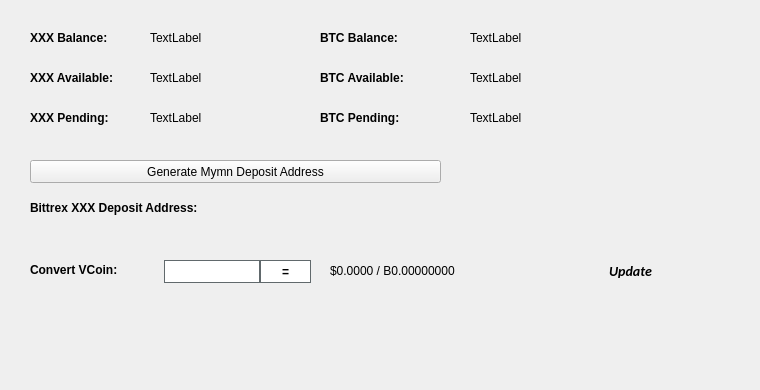
   <widget class="QWidget" name="BalanceTab">
    <attribute name="title">
     <string>Balance</string>
    </attribute>
    <widget class="QLabel" name="BitcoinBalanceLabel">
     <property name="geometry">
      <rect>
       <x>470</x>
       <y>30</y>
       <width>150</width>
       <height>16</height>
      </rect>
     </property>
     <property name="text">
      <string>TextLabel</string>
     </property>
    </widget>
    <widget class="QLabel" name="XXXBalanceLabel">
     <property name="geometry">
      <rect>
       <x>150</x>
       <y>30</y>
       <width>150</width>
       <height>16</height>
      </rect>
     </property>
     <property name="text">
      <string>TextLabel</string>
     </property>
    </widget>
    <widget class="QLabel" name="label_11">
     <property name="geometry">
      <rect>
       <x>30</x>
       <y>30</y>
       <width>101</width>
       <height>16</height>
      </rect>
     </property>
     <property name="font">
      <font>
       <weight>75</weight>
       <bold>true</bold>
      </font>
     </property>
     <property name="text">
      <string>XXX Balance:</string>
     </property>
    </widget>
    <widget class="QLabel" name="label_12">
     <property name="geometry">
      <rect>
       <x>320</x>
       <y>30</y>
       <width>101</width>
       <height>16</height>
      </rect>
     </property>
     <property name="font">
      <font>
       <weight>75</weight>
       <bold>true</bold>
      </font>
     </property>
     <property name="text">
      <string>BTC Balance:</string>
     </property>
    </widget>
    <widget class="QLabel" name="XXXAvailableLabel_2">
     <property name="geometry">
      <rect>
       <x>150</x>
       <y>70</y>
       <width>150</width>
       <height>16</height>
      </rect>
     </property>
     <property name="text">
      <string>TextLabel</string>
     </property>
    </widget>
    <widget class="QLabel" name="label_13">
     <property name="geometry">
      <rect>
       <x>30</x>
       <y>70</y>
       <width>111</width>
       <height>16</height>
      </rect>
     </property>
     <property name="font">
      <font>
       <weight>75</weight>
       <bold>true</bold>
      </font>
     </property>
     <property name="text">
      <string>XXX Available:</string>
     </property>
    </widget>
    <widget class="QLabel" name="label_14">
     <property name="geometry">
      <rect>
       <x>30</x>
       <y>110</y>
       <width>101</width>
       <height>16</height>
      </rect>
     </property>
     <property name="font">
      <font>
       <weight>75</weight>
       <bold>true</bold>
      </font>
     </property>
     <property name="text">
      <string>XXX Pending:</string>
     </property>
    </widget>
    <widget class="QLabel" name="XXXPendingLabel">
     <property name="geometry">
      <rect>
       <x>150</x>
       <y>110</y>
       <width>150</width>
       <height>16</height>
      </rect>
     </property>
     <property name="text">
      <string>TextLabel</string>
     </property>
    </widget>
    <widget class="QLabel" name="label_15">
     <property name="geometry">
      <rect>
       <x>320</x>
       <y>70</y>
       <width>111</width>
       <height>16</height>
      </rect>
     </property>
     <property name="font">
      <font>
       <weight>75</weight>
       <bold>true</bold>
      </font>
     </property>
     <property name="text">
      <string>BTC Available:</string>
     </property>
    </widget>
    <widget class="QLabel" name="BitcoinAvailableLabel">
     <property name="geometry">
      <rect>
       <x>470</x>
       <y>70</y>
       <width>150</width>
       <height>16</height>
      </rect>
     </property>
     <property name="text">
      <string>TextLabel</string>
     </property>
    </widget>
    <widget class="QLabel" name="label_31">
     <property name="geometry">
      <rect>
       <x>320</x>
       <y>110</y>
       <width>111</width>
       <height>16</height>
      </rect>
     </property>
     <property name="font">
      <font>
       <weight>75</weight>
       <bold>true</bold>
      </font>
     </property>
     <property name="text">
      <string>BTC Pending:</string>
     </property>
    </widget>
    <widget class="QLabel" name="BitcoinPendingLabel">
     <property name="geometry">
      <rect>
       <x>470</x>
       <y>110</y>
       <width>150</width>
       <height>16</height>
      </rect>
     </property>
     <property name="text">
      <string>TextLabel</string>
     </property>
    </widget>
    <widget class="QLabel" name="label_33">
     <property name="geometry">
      <rect>
       <x>30</x>
       <y>200</y>
       <width>221</width>
       <height>16</height>
      </rect>
     </property>
     <property name="font">
      <font>
       <weight>75</weight>
       <bold>true</bold>
      </font>
     </property>
     <property name="text">
      <string>Bittrex XXX Deposit Address:</string>
     </property>
    </widget>
    <widget class="QPushButton" name="GenDepositBTN">
     <property name="geometry">
      <rect>
       <x>30</x>
       <y>160</y>
       <width>411</width>
       <height>23</height>
      </rect>
     </property>
     <property name="text">
      <string>Generate Mymn Deposit Address</string>
     </property>
     <property name="icon">
      <iconset resource="../mymn.qrc">
       <normaloff>:/icons/bitcoin</normaloff>:/icons/bitcoin</iconset>
     </property>
    </widget>
    <widget class="QLabel" name="DepositAddressLabel">
     <property name="geometry">
      <rect>
       <x>200</x>
       <y>200</y>
       <width>261</width>
       <height>16</height>
      </rect>
     </property>
     <property name="palette">
      <palette>
       <active>
        <colorrole role="WindowText">
         <brush brushstyle="SolidPattern">
          <color alpha="255">
           <red>0</red>
           <green>0</green>
           <blue>0</blue>
          </color>
         </brush>
        </colorrole>
        <colorrole role="Text">
         <brush brushstyle="SolidPattern">
          <color alpha="255">
           <red>0</red>
           <green>0</green>
           <blue>255</blue>
          </color>
         </brush>
        </colorrole>
       </active>
       <inactive>
        <colorrole role="WindowText">
         <brush brushstyle="SolidPattern">
          <color alpha="255">
           <red>0</red>
           <green>0</green>
           <blue>0</blue>
          </color>
         </brush>
        </colorrole>
        <colorrole role="Text">
         <brush brushstyle="SolidPattern">
          <color alpha="255">
           <red>0</red>
           <green>0</green>
           <blue>255</blue>
          </color>
         </brush>
        </colorrole>
       </inactive>
       <disabled>
        <colorrole role="WindowText">
         <brush brushstyle="SolidPattern">
          <color alpha="255">
           <red>120</red>
           <green>120</green>
           <blue>120</blue>
          </color>
         </brush>
        </colorrole>
        <colorrole role="Text">
         <brush brushstyle="SolidPattern">
          <color alpha="255">
           <red>120</red>
           <green>120</green>
           <blue>120</blue>
          </color>
         </brush>
        </colorrole>
       </disabled>
      </palette>
     </property>
     <property name="font">
      <font>
       <weight>75</weight>
       <bold>true</bold>
      </font>
     </property>
     <property name="text">
      <string/>
     </property>
     <property name="alignment">
      <set>Qt::AlignRight|Qt::AlignTrailing|Qt::AlignVCenter</set>
     </property>
     <property name="textInteractionFlags">
      <set>Qt::LinksAccessibleByMouse|Qt::TextSelectableByKeyboard|Qt::TextSelectableByMouse</set>
     </property>
    </widget>
    <widget class="QLabel" name="label_8">
     <property name="geometry">
      <rect>
       <x>460</x>
       <y>300</y>
       <width>281</width>
       <height>81</height>
      </rect>
     </property>
     <property name="text">
      <string/>
     </property>
     <property name="pixmap">
      <pixmap>:/images/bittrex</pixmap>
     </property>
    </widget>
    <widget class="QWidget" name="widgetConversion" native="true">
     <property name="geometry">
      <rect>
       <x>0</x>
       <y>250</y>
       <width>751</width>
       <height>43</height>
      </rect>
     </property>
     <property name="minimumSize">
      <size>
       <width>0</width>
       <height>43</height>
      </size>
     </property>
     <property name="styleSheet">
      <string notr="true"/>
     </property>
     <widget class="QPushButton" name="btnUpdateMarketData">
      <property name="geometry">
       <rect>
        <x>575</x>
        <y>0</y>
        <width>111</width>
        <height>41</height>
       </rect>
      </property>
      <property name="sizePolicy">
       <sizepolicy hsizetype="Expanding" vsizetype="Expanding">
        <horstretch>0</horstretch>
        <verstretch>0</verstretch>
       </sizepolicy>
      </property>
      <property name="font">
       <font>
        <family>calibri</family>
        <pointsize>-1</pointsize>
        <weight>75</weight>
        <italic>true</italic>
        <bold>true</bold>
       </font>
      </property>
      <property name="styleSheet">
       <string notr="true">margin:0px;text-align:center;padding:2px;border-radius:3px;font-style:italic;width:100px;font-size:14px;font-family:calibri;font-weight:600;</string>
      </property>
      <property name="text">
       <string>Update</string>
      </property>
      <property name="iconSize">
       <size>
        <width>150</width>
        <height>35</height>
       </size>
      </property>
      <property name="autoDefault">
       <bool>true</bool>
      </property>
      <property name="default">
       <bool>true</bool>
      </property>
     </widget>
     <widget class="QLabel" name="lblConvertVCoin">
      <property name="geometry">
       <rect>
        <x>30</x>
        <y>10</y>
        <width>131</width>
        <height>20</height>
       </rect>
      </property>
      <property name="styleSheet">
       <string notr="true"/>
      </property>
      <property name="text">
       <string>&lt;html&gt;&lt;head/&gt;&lt;body&gt;&lt;p&gt;&lt;span style=&quot; font-weight:600;&quot;&gt;Convert VCoin:&lt;/span&gt;&lt;/p&gt;&lt;/body&gt;&lt;/html&gt;</string>
      </property>
     </widget>
     <widget class="QLineEdit" name="txtConvertVCoinQty">
      <property name="geometry">
       <rect>
        <x>160</x>
        <y>10</y>
        <width>100</width>
        <height>23</height>
       </rect>
      </property>
      <property name="minimumSize">
       <size>
        <width>100</width>
        <height>23</height>
       </size>
      </property>
      <property name="maximumSize">
       <size>
        <width>100</width>
        <height>16777215</height>
       </size>
      </property>
      <property name="styleSheet">
       <string notr="true">border: 1px solid #61696c;margin-left:4px;</string>
      </property>
     </widget>
     <widget class="QPushButton" name="btnConvertMymn">
      <property name="geometry">
       <rect>
        <x>260</x>
        <y>10</y>
        <width>51</width>
        <height>23</height>
       </rect>
      </property>
      <property name="minimumSize">
       <size>
        <width>0</width>
        <height>23</height>
       </size>
      </property>
      <property name="styleSheet">
       <string notr="true">border:1px solid #61696c;background:white;font-weight:600;</string>
      </property>
      <property name="text">
       <string>=</string>
      </property>
     </widget>
     <widget class="QLabel" name="lblConvertVCoinResults">
      <property name="geometry">
       <rect>
        <x>330</x>
        <y>0</y>
        <width>201</width>
        <height>41</height>
       </rect>
      </property>
      <property name="styleSheet">
       <string notr="true"/>
      </property>
      <property name="text">
       <string>$0.0000 / B0.00000000</string>
      </property>
     </widget>
     <widget class="QLabel" name="iconOverviewUpdateWait">
      <property name="geometry">
       <rect>
        <x>670</x>
        <y>10</y>
        <width>24</width>
        <height>24</height>
       </rect>
      </property>
      <property name="text">
       <string/>
      </property>
      <property name="pixmap">
       <pixmap resource="../mymn.qrc">:/icons/transaction_1</pixmap>
      </property>
      <property name="scaledContents">
       <bool>true</bool>
      </property>
      <property name="alignment">
       <set>Qt::AlignCenter</set>
      </property>
     </widget>
    </widget>
   </widget>
